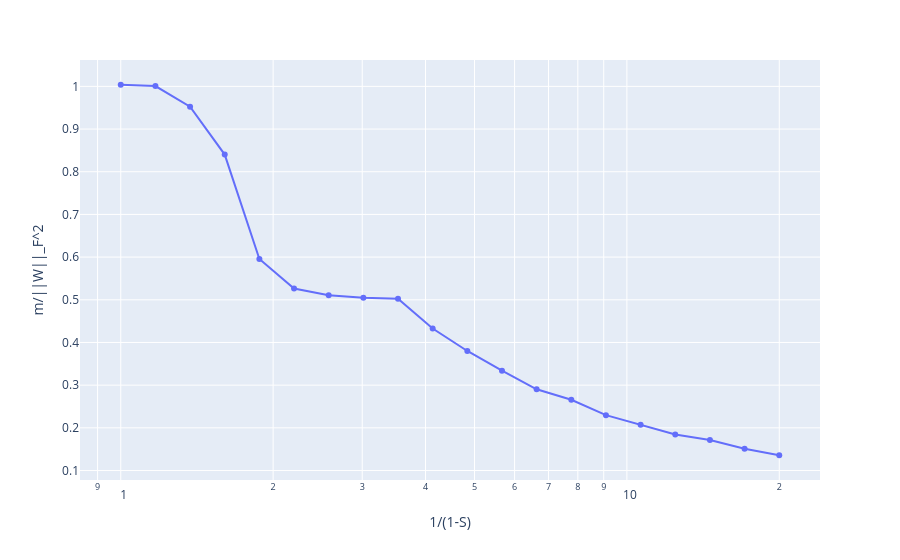

Notebook code cell kept with this figure:
### Code cell
fig = px.line(
    x=1/model.feature_probability[:, 0].cpu(),
    y=(model.config.n_hidden/(torch.linalg.matrix_norm(model.W.detach(), 'fro')**2)).cpu(),
    log_x=True,
    markers=True,
)
fig.update_xaxes(title="1/(1-S)")
fig.update_yaxes(title=f"m/||W||_F^2")

### Figure 1 — Plotly figure (JSON) as saved in the notebook; plotly's stock layout.template omitted (floating-point values rounded to 4 significant figures)
{"data": [{"hovertemplate": "x=%{x}<br>y=%{y}<extra></extra>", "legendgroup": "", "line": {"color": "#636efa", "dash": "solid"}, "marker": {"symbol": "circle"}, "mode": "lines+markers", "name": "", "orientation": "v", "showlegend": false, "type": "scatter", "x": [1.0, 1.171, 1.371, 1.605, 1.879, 2.2, 2.575, 3.015, 3.53, 4.133, 4.839, 5.665, 6.633, 7.766, 9.092, 10.64, 12.46, 14.59, 17.08, 20.0], "xaxis": "x", "y": [1.004, 1.001, 0.9524, 0.8402, 0.5955, 0.5263, 0.5108, 0.505, 0.5023, 0.4327, 0.3801, 0.3339, 0.2904, 0.2657, 0.2296, 0.2074, 0.1845, 0.1715, 0.151, 0.1358], "yaxis": "y"}], "layout": {"legend": {"tracegroupgap": 0}, "margin": {"t": 60}, "xaxis": {"anchor": "y", "domain": [0, 1], "title": {"text": "1/(1-S)"}, "type": "log"}, "yaxis": {"anchor": "x", "domain": [0, 1], "title": {"text": "m/||W||_F^2"}}}}
